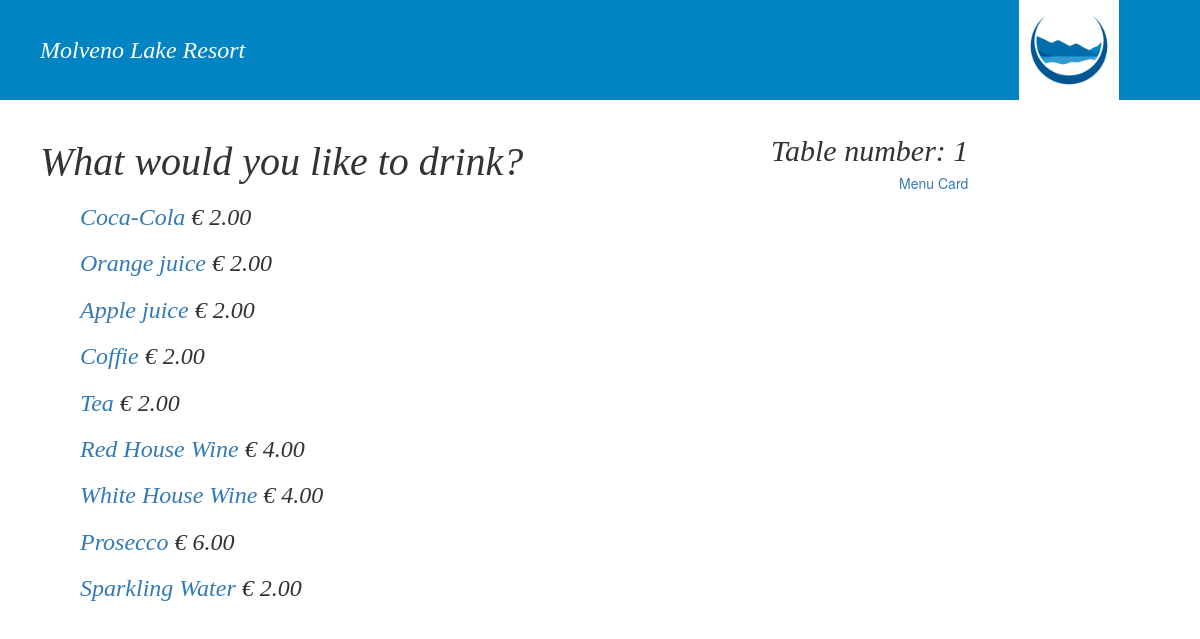
/entry/1/, run on the app's committed database.
### restaurant/models.py (models this page shows, shortened)
class MenuItemAddition(models.Model):
    menu_card = models.ForeignKey(MenuCard, on_delete=models.CASCADE)
    menu_item = models.ForeignKey(MenuItem, on_delete=models.PROTECT)
    selling_price = models.DecimalField(max_digits=5, decimal_places=2, default=0)
    class Meta:
        verbose_name = 'Menu Item'
        verbose_name_plural = 'Menu items'

class MenuItem(models.Model):
    name = models.CharField(max_length=128)
    description = models.CharField(max_length=2000, blank = True)
    menu_item_type = models.ForeignKey('MenuItemType',
                                       on_delete=models.PROTECT)
    course_type = models.ForeignKey('CourseType',
                                    on_delete=models.PROTECT)
    recipe = models.TextField(blank = True)
    def _get_uplift(self):
        if self.course_type.course_type == 'Drink':
            value = 1.90
        else:
            value = 1.65
        return value
    uplift = property(_get_uplift)
    def _get_suggested_selling_price(self):
        r = 0
        allingredients = Ingredient.objects.filter(
            menu_item__in=MenuItem.objects.filter(name=self.name))
        for item in allingredients:
            if item.unit == 'KG' or item.unit == 'L' or item.unit == 'PCS':
                r += ((item.ingredient.price / item.ingredient.container_amount) * item.amount)
            if item.unit == 'G' or item.unit == 'ML':
                r += ((item.ingredient.price / item.ingredient.container_amount) * item.amount/1000)
            else:
                r += ((item.ingredient.price / item.ingredient.container_amount) * item.amount/1000000)
        return round(Decimal((float(r)*self.uplift)), 2)
    suggested_selling_price = property(_get_suggested_selling_price)

### restaurant/views.py (the view)
# urls.py: path('entry/<int:table_id>/', views.DrinksList.as_view(), name="entry"),
class DrinksList(TemplateView):
    template_name = "restaurant/entry.html"
    def get_drinks_query(self):
        drinks_list = MenuItemAddition.objects.filter(menu_item__menu_item_type=4)
        return drinks_list
    def get_table_id(self, **kwargs):
        table_id = self.kwargs['table_id']
        return table_id
    def get_context_data(self, **kwargs):
        context = super().get_context_data(**kwargs)
        context['drinks_list'] = self.get_drinks_query()
        self.request.session['table_id'] = self.get_table_id()
        return context

### restaurant/templates/restaurant/entry.html
{% extends 'restaurant/base.html' %}
{% block content %}
<div class="text-right">
  <div class="molvenobrush text-medium"> Table number: {{table_id}}</div>
  <a href="{% url 'restaurant:menucard' table_id %}" style="padding-left:1.5em">Menu Card</a>
</div>
  <h1 class="molvenobrush">What would you like to drink?</h1>
<ul>
  {%for drink in drinks_list%}
    <li class="no-bullets">
        <h3 class="molvenobrush">
          <a href="{% url 'restaurant:menu_item' drink.menu_item.id %}">{{drink.menu_item.name}}</a>
          <span> € {{drink.selling_price}}</span>
        </h3>
    </li>
  {% endfor %}
</ul>
</div>
{% endblock %}

### restaurant/static/restaurant/style/base.css (style rules this page uses)
.molvenobrush { font-family: "Brush Script MT", cursive; font-style: italic; font-variant: normal; font-weight: 400; }
h1 { font-family: "Brush Script MT", cursive; font-style: italic; font-variant: normal; font-weight: 400; }
h1.molvenobrush, .text-big { font-size: 40px; }
h2.molvenobrush, .text-medium { font-size: 30px; }
h3.molvenobrush, .text-small { font-size: 24px; }
li.no-bullets { list-style: none; }
.text-right { float: right; }

### data on the page
MenuItemAddition: menu_item.name "Coca-Cola", selling_price "2.00"
MenuItemAddition: menu_item.name "Orange juice", selling_price "2.00"
MenuItemAddition: menu_item.name "Apple juice", selling_price "2.00"
MenuItemAddition: menu_item.name "Coffie", selling_price "2.00"
MenuItemAddition: menu_item.name "Tea", selling_price "2.00"
MenuItemAddition: menu_item.name "Red House Wine", selling_price "4.00"
MenuItemAddition: menu_item.name "White House Wine", selling_price "4.00"
MenuItemAddition: menu_item.name "Prosecco", selling_price "6.00"
MenuItemAddition: menu_item.name "Sparkling Water", selling_price "2.00"

### other printed values
{{ table_id }} "1"
